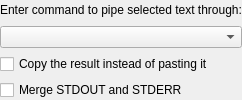
<?xml version="1.0" encoding="UTF-8"?>
<ui version="4.0">
 <class>TextFilterWidget</class>
 <widget class="QWidget" name="TextFilterWidget">
  <property name="windowTitle">
   <string>Filter</string>
  </property>
  <layout class="QVBoxLayout" name="verticalLayout">
   <property name="margin">
    <number>0</number>
   </property>
   <item>
    <widget class="QLabel" name="lblFilter">
     <property name="sizePolicy">
      <sizepolicy hsizetype="Minimum" vsizetype="Preferred">
       <horstretch>0</horstretch>
       <verstretch>0</verstretch>
      </sizepolicy>
     </property>
     <property name="text">
      <string>Enter command to pipe selected text through:</string>
     </property>
     <property name="buddy">
      <cstring>filterBox</cstring>
     </property>
    </widget>
   </item>
   <item>
    <widget class="KHistoryComboBox" name="filterBox">
     <property name="sizePolicy">
      <sizepolicy hsizetype="MinimumExpanding" vsizetype="Fixed">
       <horstretch>0</horstretch>
       <verstretch>0</verstretch>
      </sizepolicy>
     </property>
    </widget>
   </item>
   <item>
    <widget class="QCheckBox" name="copyResult">
     <property name="toolTip">
      <string>Copy the result to clipboard leaving a document unchanged.</string>
     </property>
     <property name="text">
      <string>Copy the result instead of pasting it</string>
     </property>
    </widget>
   </item>
   <item>
    <widget class="QCheckBox" name="mergeOutput">
     <property name="toolTip">
      <string>If checked, an output from STDOUT and STDERR will be merged and no errors will be reported.
Otherwise, STDERR will be displayed as a passive message.</string>
     </property>
     <property name="text">
      <string>Merge STDOUT and STDERR</string>
     </property>
    </widget>
   </item>
  </layout>
 </widget>
 <customwidgets>
  <customwidget>
   <class>KComboBox</class>
   <extends>QComboBox</extends>
   <header>kcombobox.h</header>
  </customwidget>
  <customwidget>
   <class>KHistoryComboBox</class>
   <extends>KComboBox</extends>
   <header>khistorycombobox.h</header>
  </customwidget>
 </customwidgets>
 <connections/>
</ui>
